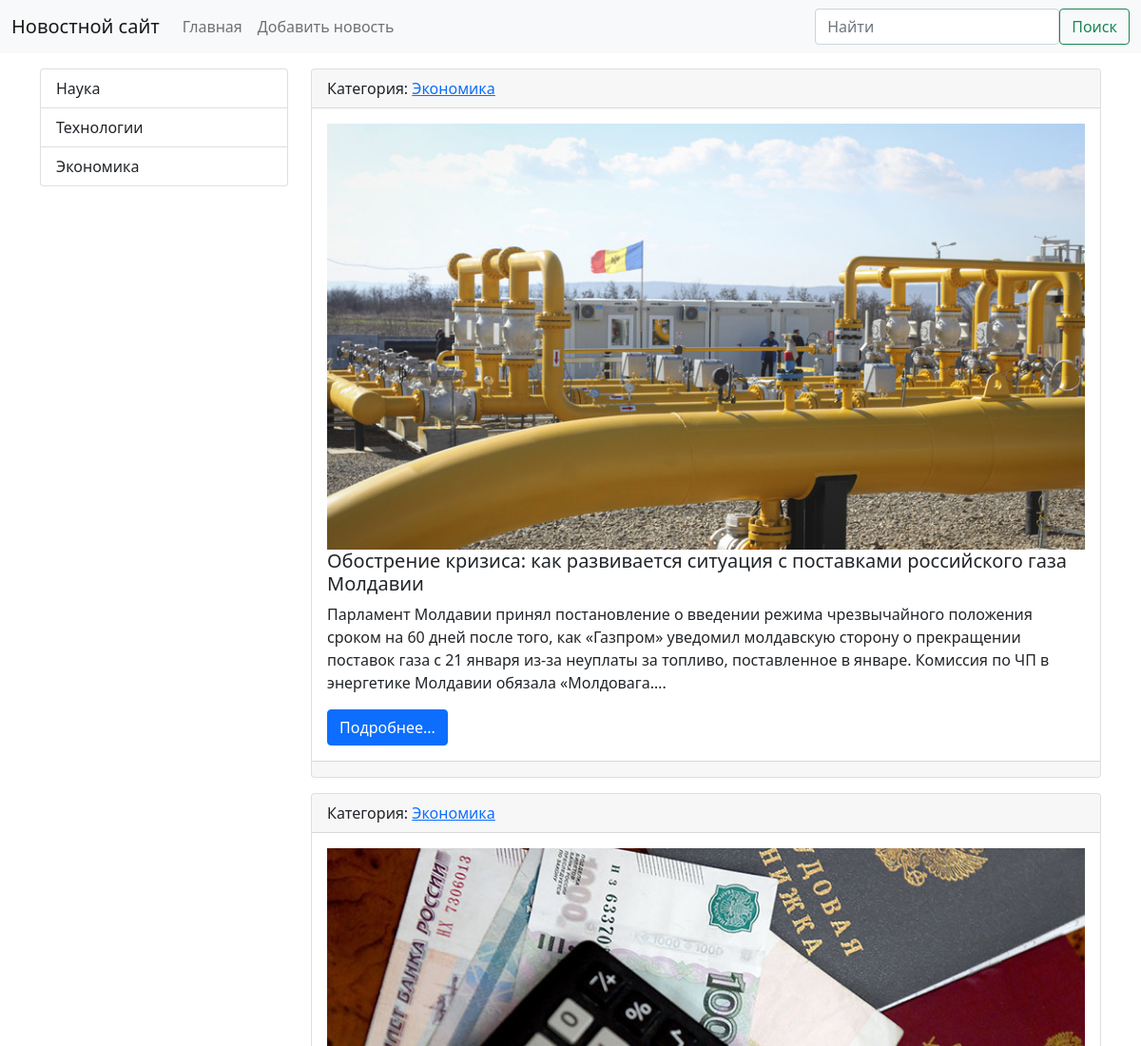
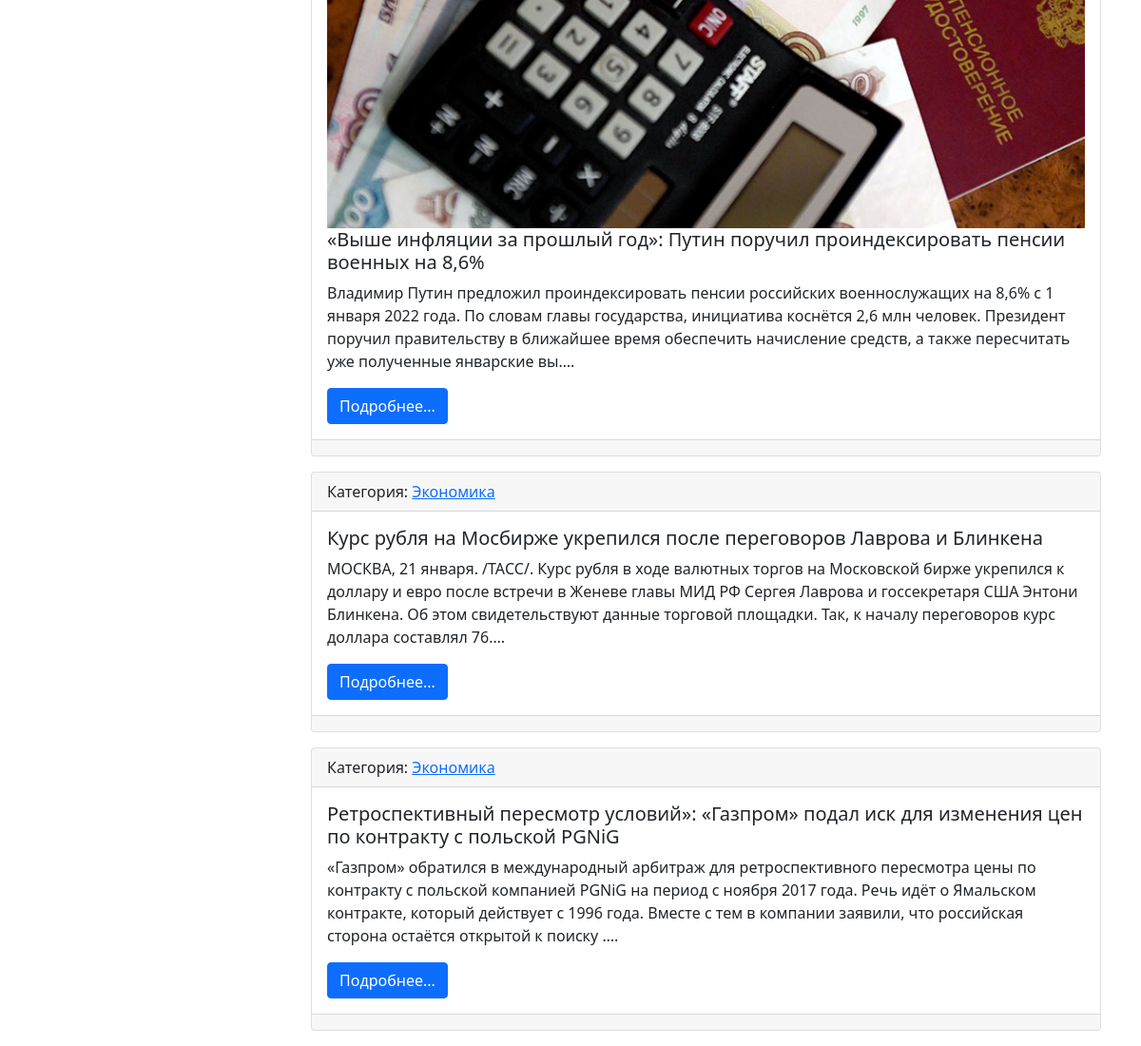
Page /category/1/ on the committed database (2 pictures, top to bottom).
### news/models.py (models this page shows, shortened)
class Category(models.Model):
    title = models.CharField(max_length=150, db_index=True, verbose_name='Наименование категории')
    objects = models.Manager()
    def get_absolute_url(self):
        return reverse('category', kwargs={"category_id": self.pk})
    def __str__(self):
        return self.title
    class Meta:
        verbose_name = 'Категория'
        verbose_name_plural = 'Категории'
        ordering = ['title']

class News(models.Model):
    title = models.CharField(max_length=150, verbose_name='Наименование')
    content = models.TextField(blank=True, verbose_name='Контент')
    created_ad = models.DateTimeField(auto_now_add=True, verbose_name='Даты публикации')
    updated_ad = models.DateTimeField(auto_now=True, verbose_name='Дата обновления')
    photo = models.ImageField(upload_to='photo/%Y/%m/%d', verbose_name='Фото', blank=True)
    is_published = models.BooleanField(default=True, verbose_name='Опубликовано')
    category = models.ForeignKey('Category', on_delete=models.PROTECT, null=True, verbose_name='Категория')
    objects = models.Manager()
    class Meta:
        verbose_name = 'Новость'
        verbose_name_plural = 'Новости'
        ordering = ['-created_ad']

### news/views.py (the view)
# urls.py: path('category/<int:category_id>/', get_category, name='category'),
def get_category(request, category_id):
        news = News.objects.filter(category_id=category_id)
        category = Category.objects.get(pk=category_id)
        return render(request, 'category.html', {'news': news, 'category': category})

### news/templatetags/news_tags.py (called while the page is built)
@register.inclusion_tag('list_categories.html')
def show_categories(arg1='Hello', arg2='world'):
    categories = Category.objects.all()
    return {"categories": categories, "arg1": arg1, "arg2": arg2}

### news/templates/category.html (shortened to what this page needs)
{% extends 'base.html' %}
{% block sidebar %}
{% include 'sidebar.html' %}
{% endblock %}
{% block content %}
{% for item in news %}
<div class="card mb-3">
    <div class="card-header">
        Категория: <a href=" {% url 'category' item.category.pk %}">{{ item.category }}</a>
    </div>
    <div class="card-body">
        <div class="media">
            {% if item.photo %}
            <img src="{{ item.photo.url }}" alt="" width="100%" class="mr-3">
            {% endif %}
            <div class="media-body">
                <h5 class="card-title">{{ item.title }}</h5>
                <p class="card-text">{{ item.content|truncatechars:300 }}.</p>
                <a href="{% url 'news_page' %}" class="btn btn-primary">Подробнее...</a>
            </div>
        </div>
    </div>
    <div class="card-footer text-muted">
    </div>
</div>
{% endfor %}
{% endblock %}

### news/templates/list_categories.html
<div class="list-group">
    {% for item in categories %}
    <a href="{{ item.get_absolute_url }}" class="list-group-item list-group-item-action">{{ item.title }}</a>
    {% endfor %}
</div>

### rows in the picture
Category: title "Наука"
Category: title "Технологии"
Category: title "Экономика"
News: category "Экономика", photo (picture), title "Обострение кризиса: как развивается ситуация с поставками российского газа Молдавии", content "Парламент Молдавии принял постановление о введении режима чрезвычайного положения сроком на 60 дней после того, как «Газпром» уведомил молдавскую сторону о прекращении поставок газа с 21 января из-за неуплаты за топливо, поставленное в январе. Комиссия по ЧП в энергетике Молдавии обязала «Молдовага…"
News: category "Экономика", photo (picture), title "«Выше инфляции за прошлый год»: Путин поручил проиндексировать пенсии военных на 8,6%", content "Владимир Путин предложил проиндексировать пенсии российских военнослужащих на 8,6% с 1 января 2022 года. По словам главы государства, инициатива коснётся 2,6 млн человек. Президент поручил правительству в ближайшее время обеспечить начисление средств, а также пересчитать уже полученные январские вы…"
News: category "Экономика", title "Курс рубля на Мосбирже укрепился после переговоров Лаврова и Блинкена", content "МОСКВА, 21 января. /ТАСС/. Курс рубля в ходе валютных торгов на Московской бирже укрепился к доллару и евро после встречи в Женеве главы МИД РФ Сергея Лаврова и госсекретаря США Энтони Блинкена. Об этом свидетельствуют данные торговой площадки. Так, к началу переговоров курс доллара составлял 76…"
News: category "Экономика", title "Ретроспективный пересмотр условий»: «Газпром» подал иск для изменения цен по контракту с польской PGNiG", content "«Газпром» обратился в международный арбитраж для ретроспективного пересмотра цены по контракту с польской компанией PGNiG на период с ноября 2017 года. Речь идёт о Ямальском контракте, который действует с 1996 года. Вместе с тем в компании заявили, что российская сторона остаётся открытой к поиску …"
